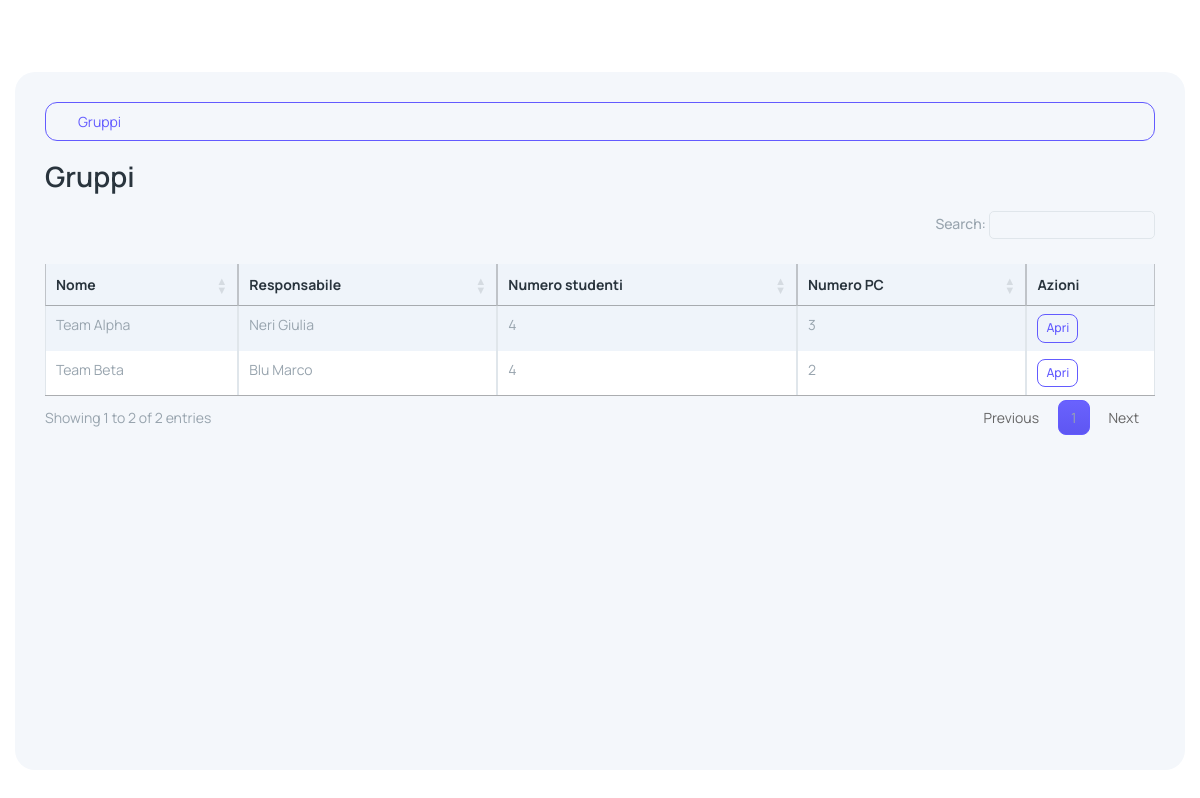
The page /work-groups (signed in) on the database its author committed.
### tables this page shows
CREATE TABLE IF NOT EXISTS work_groups (
  id INT AUTO_INCREMENT PRIMARY KEY,
  name VARCHAR(120) NOT NULL,
  leader_student_id INT NOT NULL,
  created_at TIMESTAMP NOT NULL DEFAULT CURRENT_TIMESTAMP,
  updated_at TIMESTAMP NULL DEFAULT NULL ON UPDATE CURRENT_TIMESTAMP,
  CONSTRAINT fk_work_groups_leader FOREIGN KEY (leader_student_id) REFERENCES students(id) ON DELETE RESTRICT ON UPDATE CASCADE
);

CREATE TABLE IF NOT EXISTS students (
  id INT AUTO_INCREMENT PRIMARY KEY,
  first_name VARCHAR(100) NOT NULL,
  last_name VARCHAR(100) NOT NULL,
  email VARCHAR(190) NOT NULL UNIQUE,
  password_hash VARCHAR(255) NOT NULL,
  role ENUM('admin','student') NOT NULL DEFAULT 'student',
  active TINYINT(1) NOT NULL DEFAULT 1,
  created_at TIMESTAMP NOT NULL DEFAULT CURRENT_TIMESTAMP,
  updated_at TIMESTAMP NULL DEFAULT NULL ON UPDATE CURRENT_TIMESTAMP
);

### app/core/Helpers.php (called while the page is built, shortened)
<?php
class Helpers {
  public static function url($path = '') {
    $scriptDir = str_replace('\\', '/', dirname($_SERVER['SCRIPT_NAME']));
    $base = $scriptDir === '/' ? '' : $scriptDir;
    return $base . '/' . ltrim($path, '/');
  }
  public static function view($template, $data = []) { extract($data); require __DIR__ . '/../views/layout.php'; }
}

### app/controllers/WorkGroupController.php (called while the page is built, shortened)
<?php
class WorkGroupController {
  public function index() {
    $groups = (new WorkGroup())->all();
    Helpers::view('work_groups/index', ['title'=>'Gruppi','groups'=>$groups]);
  }
}

### public/index.php (called while the page is built, shortened)
<?php
spl_autoload_register(function($class){
  $prefix = 'App\\';
  $path = __DIR__ . '/../app/' . str_replace('\\', '/', substr($class, strlen($prefix))) . '.php';
});
$router = new Router();
$router->get('/login', [AuthController::class,'loginForm']);
$router->post('/login', [AuthController::class,'login']);
$router->get('/logout', [AuthController::class,'logout']);
$router->get('/', function(){
  if (!Auth::check()) { Helpers::redirect('/login'); }
  $pdo = DB::conn();
  $counts = [];
  $counts['laptops_total'] = (int)$pdo->query('SELECT COUNT(*) c FROM laptops')->fetch()['c'];
  foreach (['ready','in_progress','missing_software','to_check','delivered'] as $st) {
    $stc = $pdo->prepare('SELECT COUNT(*) c FROM laptops WHERE status=?');
    $stc->execute([$st]);
    $counts[$st] = (int)$stc->fetch()['c'];
  }
  $counts['customers_total'] = (int)$pdo->query('SELECT COUNT(*) c FROM customers')->fetch()['c'];
  $counts['students_total'] = (int)$pdo->query('SELECT COUNT(*) c FROM students')->fetch()['c'];
  $counts['groups_total'] = (int)$pdo->query('SELECT COUNT(*) c FROM work_groups')->fetch()['c'];
  Helpers::view('dashboard', ['title'=>'Dashboard','counts'=>$counts]);
});
$router->get('/laptops', [LaptopController::class,'index']);
$router->get('/laptops/export', [LaptopController::class,'export']);
$router->post('/laptops/import', [LaptopController::class,'import']);
$router->get('/laptops/create', [LaptopController::class,'createForm']);
$router->post('/laptops', [LaptopController::class,'store']);
$router->get('/laptops/{id}', [LaptopController::class,'show']);
$router->get('/laptops/{id}/edit', [LaptopController::class,'editForm']);
$router->post('/laptops/{id}/update', [LaptopController::class,'update']);
$router->post('/laptops/{id}/delete', [LaptopController::class,'delete']);
$router->get('/customers', [CustomerController::class,'index']);
$router->get('/customers/export', [CustomerController::class,'export']);
$router->post('/customers/import', [CustomerController::class,'import']);
$router->get('/customers/create', [CustomerController::class,'createForm']);
$router->post('/customers', [CustomerController::class,'store']);
$router->get('/customers/{id}', [CustomerController::class,'show']);
$router->get('/customers/{id}/edit', [CustomerController::class,'editForm']);
$router->post('/customers/{id}/update', [CustomerController::class,'update']);
$router->post('/customers/{id}/delete', [CustomerController::class,'delete']);
$router->get('/students', [StudentController::class,'index']);
$router->get('/students/export', [StudentController::class,'export']);
$router->post('/students/import', [StudentController::class,'import']);
$router->get('/students/create', [StudentController::class,'createForm']);
$router->post('/students', [StudentController::class,'store']);
$router->get('/students/{id}/edit', [StudentController::class,'editForm']);
$router->post('/students/{id}/update', [StudentController::class,'update']);
$router->post('/students/{id}/delete', [StudentController::class,'delete']);
$router->get('/work-groups', [WorkGroupController::class,'index']);
$router->get('/work-groups/create', [WorkGroupController::class,'createForm']);
$router->post('/work-groups', [WorkGroupController::class,'store']);
$router->get('/work-groups/{id}', [WorkGroupController::class,'show']);
$router->get('/work-groups/{id}/edit', [WorkGroupController::class,'editForm']);
$router->post('/work-groups/{id}/update', [WorkGroupController::class,'update']);
$router->post('/work-groups/{id}/add-member', [WorkGroupController::class,'addMember']);
$router->post('/work-groups/{id}/remove-member', [WorkGroupController::class,'removeMember']);
$router->get('/work-groups/export', [WorkGroupController::class,'export']);
$router->post('/work-groups/import', [WorkGroupController::class,'import']);
$router->post('/work-groups/{id}/delete', [WorkGroupController::class,'delete']);
$router->get('/payments', [PaymentController::class,'index']);
$router->get('/payments/create', [PaymentController::class,'createForm']);
$router->post('/payments', [PaymentController::class,'store']);
$router->get('/payments/{id}/edit', [PaymentController::class,'editForm']);
$router->post('/payments/{id}/update', [PaymentController::class,'update']);
$router->post('/payments/{id}/delete', [PaymentController::class,'delete']);
$router->get('/logs', [LogsController::class,'index']);
$router->get('/software', [SoftwareController::class,'index']);
$router->get('/software/create', [SoftwareController::class,'createForm']);
$router->post('/software', [SoftwareController::class,'store']);
$router->get('/software/{id}/edit', [SoftwareController::class,'editForm']);
$router->post('/software/{id}/update', [SoftwareController::class,'update']);
$router->post('/software/{id}/delete', [SoftwareController::class,'delete']);
$router->dispatch();

### app/core/DB.php (called while the page is built, shortened)
<?php
class DB {
  private static $pdo;
  public static function conn() {
    if (!self::$pdo) {
      $config = require __DIR__ . '/../config.php';
      $host = $config['db']['host'];
      $port = $config['db']['port'];
      $name = $config['db']['name'];
      $charset = $config['db']['charset'];
      $dsn = "mysql:host={$host};port={$port};dbname={$name};charset={$charset}";
      $user = $config['db']['user'];
      $pass = $config['db']['pass'];
      self::$pdo = new PDO($dsn, $user, $pass, [
        PDO::ATTR_ERRMODE => PDO::ERRMODE_EXCEPTION,
        PDO::ATTR_DEFAULT_FETCH_MODE => PDO::FETCH_ASSOC,
      ]);
    }
    return self::$pdo;
  }
}

### app/models/Model.php (called while the page is built, shortened)
<?php
class Model {
  public function __construct() { $this->pdo = DB::conn(); }
}

### app/models/WorkGroup.php (called while the page is built, shortened)
<?php
class WorkGroup extends Model {
  public function all() {
    $st = $this->pdo->query('SELECT wg.*, s.first_name AS leader_first_name, s.last_name AS leader_last_name,
      (SELECT COUNT(*) FROM group_members gm WHERE gm.group_id=wg.id) AS members_count,
      (SELECT COUNT(*) FROM laptops l WHERE l.group_id=wg.id) AS laptops_count
      FROM work_groups wg JOIN students s ON wg.leader_student_id=s.id ORDER BY wg.name');
    return $st->fetchAll();
  }
}

### app/views/work_groups/index.php (the view, shortened to what this page needs)
<h3 class="mb-3">Gruppi</h3>
<div class="table-responsive">
  <table id="workGroupsTable" class="table table-striped table-bordered text-nowrap">
    <thead class="table-light"><tr><th>Nome</th><th>Responsabile</th><th>Numero studenti</th><th>Numero PC</th><th>Azioni</th></tr></thead>
    <tbody>
    <?php foreach ($groups as $g) { ?>
      <tr>
        <td><?php echo htmlspecialchars($g['name']); ?></td>
        <td><?php echo htmlspecialchars($g['leader_last_name'].' '.$g['leader_first_name']); ?></td>
        <td><?php echo (int)($g['members_count'] ?? 0); ?></td>
        <td><?php echo (int)($g['laptops_count'] ?? 0); ?></td>
        <td>
          <a class="btn btn-sm btn-outline-primary" href="<?php echo \App\Core\Helpers::url('/work-groups/'.$g['id']); ?>">Apri</a>
        </td>
      </tr>
    <?php } ?>
    </tbody>
  </table>
</div>

### rows shown on the page
work_groups: name "Team Alpha", leader_student.first_name "Neri Giulia", members_count "4", laptops_count "3"
work_groups: name "Team Beta", leader_student.first_name "Blu Marco", members_count "4", laptops_count "2"

### other values the page prints
$label0 "Gruppi"
